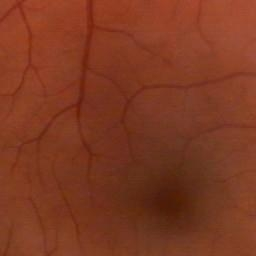
#> input picture gongkaishujuji/test/A/12A.jpg, 256 x 256 px; its folder holds 4 pictures in this run
$ python process.py
#> lines starting #> are read from the running program, lines starting #| are printed output that depends on the picture
import cv2
import os
import numpy as np
a=1

###############
#这块吧结构图边角为零的代码删除了
#############


###################这里是拼接
for i in os.listdir('./test/A'):
    path=os.path.join('./test/A',i)
    path1=path.replace('A.jpg','B.jpg')
    path1=path1.replace('A','B')
    img=cv2.imread(path)
#> img is the input picture: shape (256, 256, 3); mean B, G, R 34.3, 58, 125.9
    img1=cv2.imread(path1)
    img2=np.hstack((img,img1))
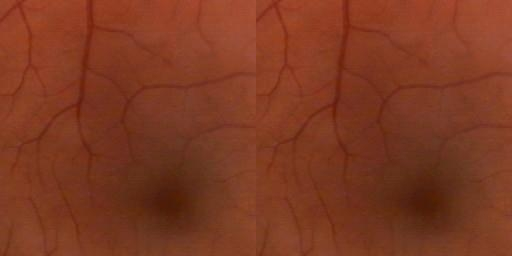
#> img2: shape (256, 512, 3); mean B, G, R 34.3, 58, 125.9
    cv2.imwrite('./train/test/{}.jpg'.format(a),img2,[int(cv2.IMWRITE_JPEG_QUALITY),100])
    a=a+1
#> pass 2 of the loop `for i in os.listdir('./test/A'):`:
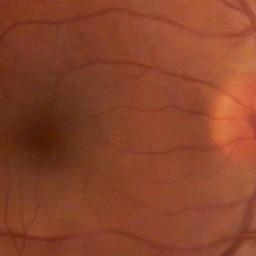
#> input picture gongkaishujuji/test/A/19A.jpg, 256 x 256 px
#> img is the input picture: shape (256, 256, 3); mean B, G, R 43.2, 68.3, 138.1
#> `img2=np.hstack((img,img1))`:
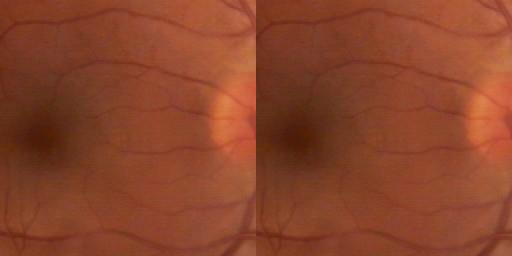
#> img2: shape (256, 512, 3); mean B, G, R 43.2, 68.3, 138.1
#> pass 3 of the loop `for i in os.listdir('./test/A'):`:
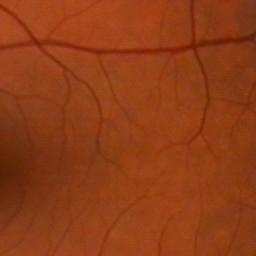
#> input picture gongkaishujuji/test/A/29A.jpg, 256 x 256 px
#> img is the input picture: shape (256, 256, 3); mean B, G, R 23.1, 61.2, 143.2
#> `img2=np.hstack((img,img1))`:
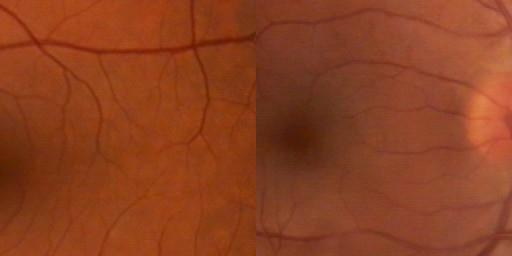
#> img2: shape (256, 512, 3); mean B, G, R 33.1, 64.8, 140.6
#> (the run stopped early here; a loop or call above may not have finished)
